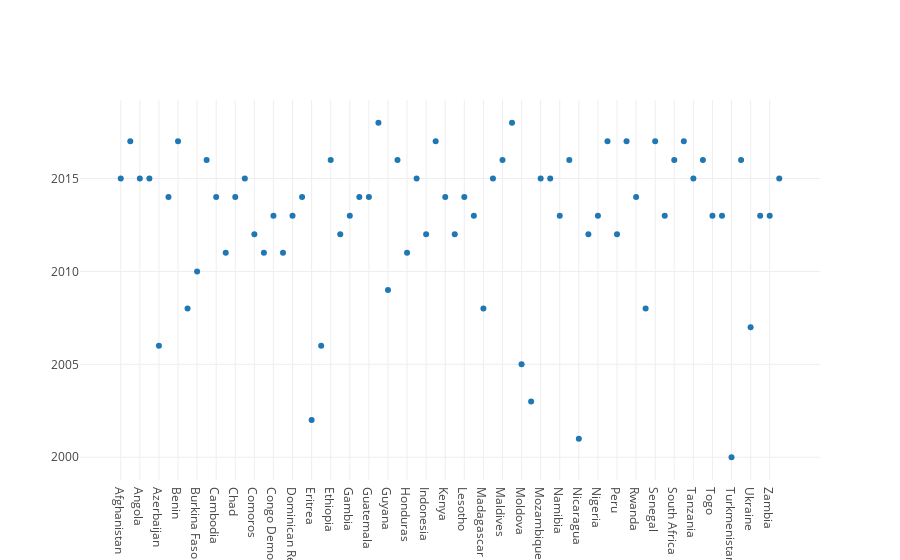

Source (notebook cell):
### Code cell
import plotly.io as pio

#Visualization of Maximum Violence rate per country per year

data = [dict(
  type = 'scatter',
  x = new_df["Country"],
  y = new_df['Survey Year'],
  mode = 'markers',
  transforms = [dict(
    type = 'aggregate',
    groups = new_df["Country"],
    aggregations = [dict(
        target = 'y', func = 'max', enabled = True),
    ]
  )]
)]

fig_dict = dict(data=data)

pio.show(fig_dict, validate=False)

### Figure 1 — Plotly figure (JSON) as saved in the notebook; plotly's stock layout.template omitted (floating-point values rounded to 4 significant figures; data arrays with more than 128 entries replaced by an {"elided": "..."} marker saying what was removed)
{"data": [{"mode": "markers", "transforms": [{"aggregations": [{"enabled": true, "func": "max", "target": "y"}], "groups": {"elided": "11187 str values"}, "type": "aggregate"}], "type": "scatter", "x": {"elided": "11187 str values"}, "y": {"elided": "11187 int values"}}], "layout": {}}
